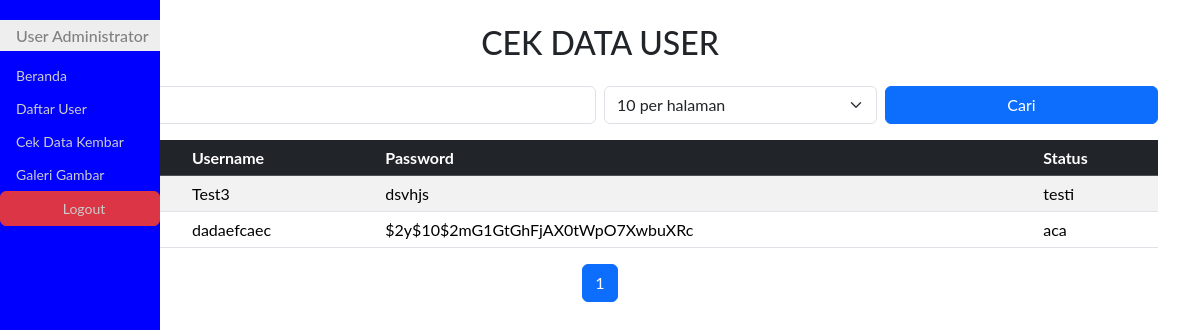
Page /cek_data_kembar.php?cari=2 on the earlier database version.
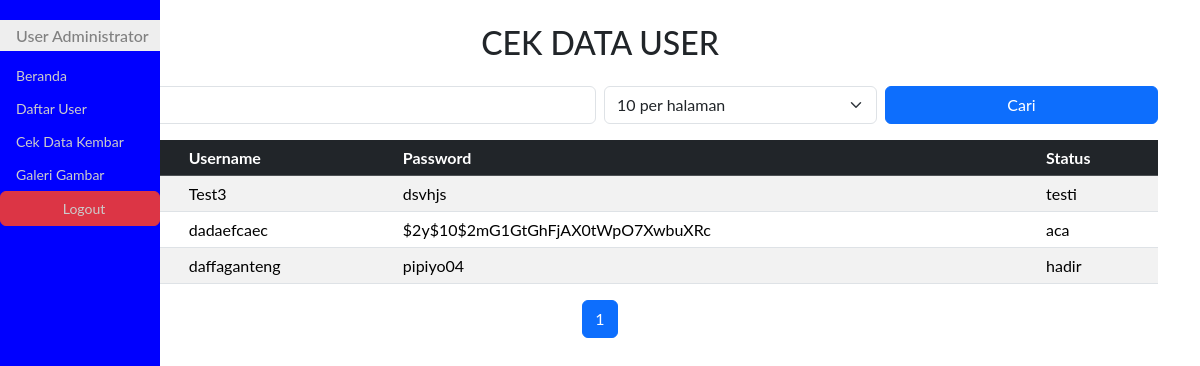
Same page on the later database version.
### tables this page shows
CREATE TABLE `user` (
  `iduser` int(11) NOT NULL,
  `username` varchar(50) DEFAULT NULL,
  `password` varchar(32) DEFAULT NULL,
  `status` varchar(5) DEFAULT NULL
);

### cek_data_kembar.php (the view, shortened to what this page needs)
<?php
require "koneksi.php";
$cari = isset($_GET['cari']) ? $_GET['cari'] : '';
$dataPerHalaman = isset($_GET['dataPerHalaman']) ? (int)$_GET['dataPerHalaman'] : 10;
$halAktif = isset($_GET['hal']) ? (int)$_GET['hal'] : 1;
$offset = ($halAktif - 1) * $dataPerHalaman;
$cariLike = "%$cari%";
$stmt = $conn->prepare("SELECT * FROM user WHERE iduser LIKE ? OR username LIKE ? LIMIT ?, ?");
$stmt->bind_param("ssii", $cariLike, $cariLike, $offset, $dataPerHalaman);
$stmt->execute();
$hasil = $stmt->get_result();
$stmtTotal = $conn->prepare("SELECT COUNT(*) as total FROM user WHERE iduser LIKE ? OR username LIKE ?");
$stmtTotal->bind_param("ss", $cariLike, $cariLike);
$stmtTotal->execute();
$resultTotal = $stmtTotal->get_result();
$totalData = $resultTotal->fetch_assoc()['total'];
$jmlHal = ceil($totalData / $dataPerHalaman);
?>
<!DOCTYPE html>
<html lang="id">
<head>
    <link rel="stylesheet" href="bootstrap/css/bootstrap.min.css">
    <link rel="stylesheet" href="css/styleku.css">
</head>
<body>
<div class="container mt-4">
    <h2 class="text-center mb-4">CEK DATA USER</h2>
    <form action="" method="get" class="row g-2 mb-3">
        <div class="col-md-6">
            <input type="text" name="cari" class="form-control" placeholder="Cari user..." value="<?= htmlspecialchars($cari) ?>">
        </div>
        <div class="col-md-3">
            <select name="dataPerHalaman" class="form-select" onchange="this.form.submit()">
                <?php foreach ([5, 10, 25, 50, 100] as $jumlah) {
                    echo "<option value='$jumlah'" . ($dataPerHalaman == $jumlah ? " selected" : "") . ">$jumlah per halaman</option>";
                } ?>
            </select>
        </div>
        <div class="col-md-3">
            <button type="submit" class="btn btn-primary w-100">Cari</button>
        </div>
    </form>
    <table class="table table-striped table-hover">
        <thead class="table-dark">
            <tr>
                <th>ID User</th>
                <th>Username</th>
                <th>Password</th>
                <th>Status</th>
            </tr>
        </thead>
        <tbody>
        <?php if ($hasil->num_rows == 0): ?>
            <tr>
                <td colspan="4" class="text-center text-muted">Data tidak ditemukan</td>
            </tr>
        <?php else:
            while ($row = $hasil->fetch_assoc()): ?>
            <tr>
                <td><?= htmlspecialchars($row["iduser"]) ?></td>
                <td><?= htmlspecialchars($row["username"]) ?></td>
                <td><?= htmlspecialchars($row["password"]) ?></td>
                <td><?= htmlspecialchars($row["status"]) ?></td>
            </tr>
        <?php endwhile; endif; ?>
        </tbody>
    </table>
    <nav>
        <ul class="pagination justify-content-center">
            <?php for ($i = 1; $i <= $jmlHal; $i++): ?>
                <li class="page-item <?= ($i == $halAktif) ? 'active' : '' ?>">
                    <a class="page-link" href="?hal=<?= $i ?>&cari=<?= $cari ?>&dataPerHalaman=<?= $dataPerHalaman ?>"><?= $i ?></a>
                </li>
            <?php endfor; ?>
        </ul>
    </nav>
</div>
</body>
</html>

Differences in the rows shown:
added user: username "daffaganteng", password "pipiyo04", status "hadir"
